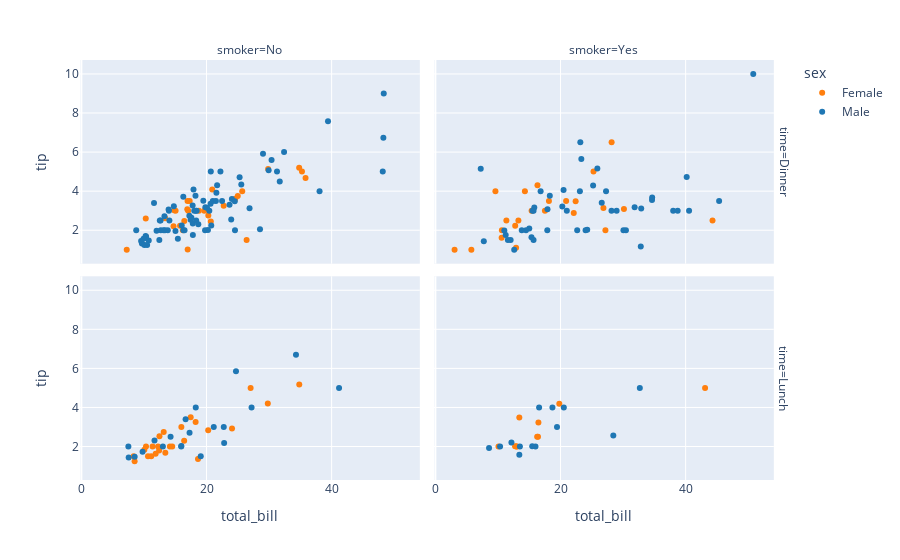

The notebook cell this image was saved under:
### Code cell
# colors are chosen to be similar to those used by sns (for the sake of comparison)
fig = px.scatter(
    tips, x="total_bill", y="tip", 
    color="sex", color_discrete_sequence = ['#FF7F0E',
 '#1F77B4'],
    facet_col="smoker", facet_row="time")
fig.show()

### Figure 1 — Plotly figure (JSON) as saved in the notebook; plotly's stock layout.template omitted (floating-point values rounded to 4 significant figures)
{"data": [{"hovertemplate": "sex=Female<br>time=Dinner<br>smoker=No<br>total_bill=%{x}<br>tip=%{y}<extra></extra>", "legendgroup": "Female", "marker": {"color": "#FF7F0E", "symbol": "circle"}, "mode": "markers", "name": "Female", "orientation": "v", "showlegend": true, "type": "scatter", "x": [16.99, 24.59, 35.26, 14.83, 10.33, 16.97, 20.29, 15.77, 19.65, 15.06, 20.69, 16.93, 10.29, 34.81, 26.41, 16.45, 17.07, 14.73, 22.75, 20.92, 7.25, 25.71, 17.31, 29.85, 25, 13.39, 16.21, 35.83, 18.78], "xaxis": "x3", "y": [1.01, 3.61, 5, 3.02, 1.67, 3.5, 2.75, 2.23, 3, 3, 2.45, 3.07, 2.6, 5.2, 1.5, 2.47, 3, 2.2, 3.25, 4.08, 1, 4, 3.5, 5.14, 3.75, 2.61, 2, 4.67, 3], "yaxis": "y3"}, {"hovertemplate": "sex=Female<br>time=Dinner<br>smoker=Yes<br>total_bill=%{x}<br>tip=%{y}<extra></extra>", "legendgroup": "Female", "marker": {"color": "#FF7F0E", "symbol": "circle"}, "mode": "markers", "name": "Female", "orientation": "v", "showlegend": false, "type": "scatter", "x": [3.07, 26.86, 25.28, 5.75, 16.32, 11.35, 15.38, 44.3, 22.42, 14.31, 17.51, 10.59, 10.63, 9.6, 20.9, 18.15, 12.76, 13.27, 28.17, 12.9, 30.14, 22.12, 27.18], "xaxis": "x4", "y": [1, 3.14, 5, 1, 4.3, 2.5, 3, 2.5, 3.48, 4, 3, 1.61, 2, 4, 3.5, 3.5, 2.23, 2.5, 6.5, 1.1, 3.09, 2.88, 2], "yaxis": "y4"}, {"hovertemplate": "sex=Female<br>time=Lunch<br>smoker=No<br>total_bill=%{x}<br>tip=%{y}<extra></extra>", "legendgroup": "Female", "marker": {"color": "#FF7F0E", "symbol": "circle"}, "mode": "markers", "name": "Female", "orientation": "v", "showlegend": false, "type": "scatter", "x": [10.07, 34.83, 10.65, 12.43, 24.08, 13.42, 12.48, 29.8, 14.52, 11.38, 20.27, 11.17, 12.26, 18.26, 8.51, 10.33, 14.15, 13.16, 17.47, 27.05, 16.43, 8.35, 18.64, 11.87, 15.98], "xaxis": "x", "y": [1.83, 5.17, 1.5, 1.8, 2.92, 1.68, 2.52, 4.2, 2, 2, 2.83, 1.5, 2, 3.25, 1.25, 2, 2, 2.75, 3.5, 5, 2.3, 1.5, 1.36, 1.63, 3], "yaxis": "y"}, {"hovertemplate": "sex=Female<br>time=Lunch<br>smoker=Yes<br>total_bill=%{x}<br>tip=%{y}<extra></extra>", "legendgroup": "Female", "marker": {"color": "#FF7F0E", "symbol": "circle"}, "mode": "markers", "name": "Female", "orientation": "v", "showlegend": false, "type": "scatter", "x": [19.81, 43.11, 13, 12.74, 13, 16.4, 16.47, 13.42, 16.27, 10.09], "xaxis": "x2", "y": [4.19, 5, 2, 2.01, 2, 2.5, 3.23, 3.48, 2.5, 2], "yaxis": "y2"}, {"hovertemplate": "sex=Male<br>time=Dinner<br>smoker=No<br>total_bill=%{x}<br>tip=%{y}<extra></extra>", "legendgroup": "Male", "marker": {"color": "#1F77B4", "symbol": "circle"}, "mode": "markers", "name": "Male", "orientation": "v", "showlegend": true, "type": "scatter", "x": [10.34, 21.01, 23.68, 25.29, 8.77, 26.88, 15.04, 14.78, 10.27, 15.42, 18.43, 21.58, 16.29, 20.65, 17.92, 39.42, 19.82, 17.81, 13.37, 12.69, 21.7, 9.55, 18.35, 17.78, 24.06, 16.31, 18.69, 31.27, 16.04, 17.46, 13.94, 9.68, 30.4, 18.29, 22.23, 32.4, 28.55, 18.04, 12.54, 9.94, 25.56, 19.49, 48.27, 17.59, 20.08, 20.23, 12.02, 10.51, 22.49, 12.46, 18.24, 14, 38.07, 23.95, 29.93, 14.07, 13.13, 17.26, 24.55, 19.77, 48.17, 16.49, 21.5, 12.66, 13.81, 24.52, 20.76, 31.71, 20.69, 48.33, 20.45, 13.28, 11.61, 10.77, 10.07, 29.03, 17.82], "xaxis": "x3", "y": [1.66, 3.5, 3.31, 4.71, 2, 3.12, 1.96, 3.23, 1.71, 1.57, 3, 3.92, 3.71, 3.35, 4.08, 7.58, 3.18, 2.34, 2, 2, 4.3, 1.45, 2.5, 3.27, 3.6, 2, 2.31, 5, 2.24, 2.54, 3.06, 1.32, 5.6, 3, 5, 6, 2.05, 3, 2.5, 1.56, 4.34, 3.51, 6.73, 2.64, 3.15, 2.01, 1.97, 1.25, 3.5, 1.5, 3.76, 3, 4, 2.55, 5.07, 2.5, 2, 2.74, 2, 2, 5, 2, 3.5, 2.5, 2, 3.48, 2.24, 4.5, 5, 9, 3, 2.72, 3.39, 1.47, 1.25, 5.92, 1.75], "yaxis": "y3"}, {"hovertemplate": "sex=Male<br>time=Dinner<br>smoker=Yes<br>total_bill=%{x}<br>tip=%{y}<extra></extra>", "legendgroup": "Male", "marker": {"color": "#1F77B4", "symbol": "circle"}, "mode": "markers", "name": "Male", "orientation": "v", "showlegend": false, "type": "scatter", "x": [38.01, 11.24, 20.29, 13.81, 11.02, 18.29, 15.01, 17.92, 28.97, 40.17, 27.28, 12.03, 21.01, 15.36, 20.49, 25.21, 50.81, 15.81, 7.25, 31.85, 16.82, 32.9, 17.89, 14.48, 34.63, 34.65, 23.33, 45.35, 23.17, 40.55, 30.46, 23.1, 15.69, 26.59, 38.73, 24.27, 30.06, 25.89, 28.15, 11.59, 7.74, 24.01, 15.69, 15.53, 12.6, 32.83, 22.67], "xaxis": "x4", "y": [3, 1.76, 3.21, 2, 1.98, 3.76, 2.09, 3.08, 3, 4.73, 4, 1.5, 3, 1.64, 4.06, 4.29, 10, 3.16, 5.15, 3.18, 4, 3.11, 2, 2, 3.55, 3.68, 5.65, 3.5, 6.5, 3, 2, 4, 1.5, 3.41, 3, 2.03, 2, 5.16, 3, 1.5, 1.44, 2, 3, 3, 1, 1.17, 2], "yaxis": "y4"}, {"hovertemplate": "sex=Male<br>time=Lunch<br>smoker=No<br>total_bill=%{x}<br>tip=%{y}<extra></extra>", "legendgroup": "Male", "marker": {"color": "#1F77B4", "symbol": "circle"}, "mode": "markers", "name": "Male", "orientation": "v", "showlegend": false, "type": "scatter", "x": [27.2, 22.76, 17.29, 16.66, 15.98, 13.03, 18.28, 24.71, 21.16, 11.69, 14.26, 15.95, 8.52, 22.82, 19.08, 34.3, 41.19, 9.78, 7.51, 7.56], "xaxis": "x", "y": [4, 3, 2.71, 3.4, 2.03, 2, 4, 5.85, 3, 2.31, 2.5, 2, 1.48, 2.18, 1.5, 6.7, 5, 1.73, 2, 1.44], "yaxis": "y"}, {"hovertemplate": "sex=Male<br>time=Lunch<br>smoker=Yes<br>total_bill=%{x}<br>tip=%{y}<extra></extra>", "legendgroup": "Male", "marker": {"color": "#1F77B4", "symbol": "circle"}, "mode": "markers", "name": "Male", "orientation": "v", "showlegend": false, "type": "scatter", "x": [19.44, 32.68, 16, 28.44, 15.48, 16.58, 10.34, 13.51, 18.71, 20.53, 12.16, 8.58, 13.42], "xaxis": "x2", "y": [3, 5, 2, 2.56, 2.02, 4, 2, 2, 4, 4, 2.2, 1.92, 1.58], "yaxis": "y2"}], "layout": {"annotations": [{"font": {}, "showarrow": false, "text": "smoker=No", "x": 0.24, "xanchor": "center", "xref": "paper", "y": 1, "yanchor": "bottom", "yref": "paper"}, {"font": {}, "showarrow": false, "text": "smoker=Yes", "x": 0.74, "xanchor": "center", "xref": "paper", "y": 1, "yanchor": "bottom", "yref": "paper"}, {"font": {}, "showarrow": false, "text": "time=Lunch", "textangle": 90, "x": 0.98, "xanchor": "left", "xref": "paper", "y": 0.2425, "yanchor": "middle", "yref": "paper"}, {"font": {}, "showarrow": false, "text": "time=Dinner", "textangle": 90, "x": 0.98, "xanchor": "left", "xref": "paper", "y": 0.7575, "yanchor": "middle", "yref": "paper"}], "legend": {"title": {"text": "sex"}, "tracegroupgap": 0}, "margin": {"t": 60}, "xaxis": {"anchor": "y", "domain": [0, 0.48], "title": {"text": "total_bill"}}, "xaxis2": {"anchor": "y2", "domain": [0.5, 0.98], "matches": "x", "title": {"text": "total_bill"}}, "xaxis3": {"anchor": "y3", "domain": [0, 0.48], "matches": "x", "showticklabels": false}, "xaxis4": {"anchor": "y4", "domain": [0.5, 0.98], "matches": "x", "showticklabels": false}, "yaxis": {"anchor": "x", "domain": [0, 0.485], "title": {"text": "tip"}}, "yaxis2": {"anchor": "x2", "domain": [0, 0.485], "matches": "y", "showticklabels": false}, "yaxis3": {"anchor": "x3", "domain": [0.515, 1], "matches": "y", "title": {"text": "tip"}}, "yaxis4": {"anchor": "x4", "domain": [0.515, 1], "matches": "y", "showticklabels": false}}}
